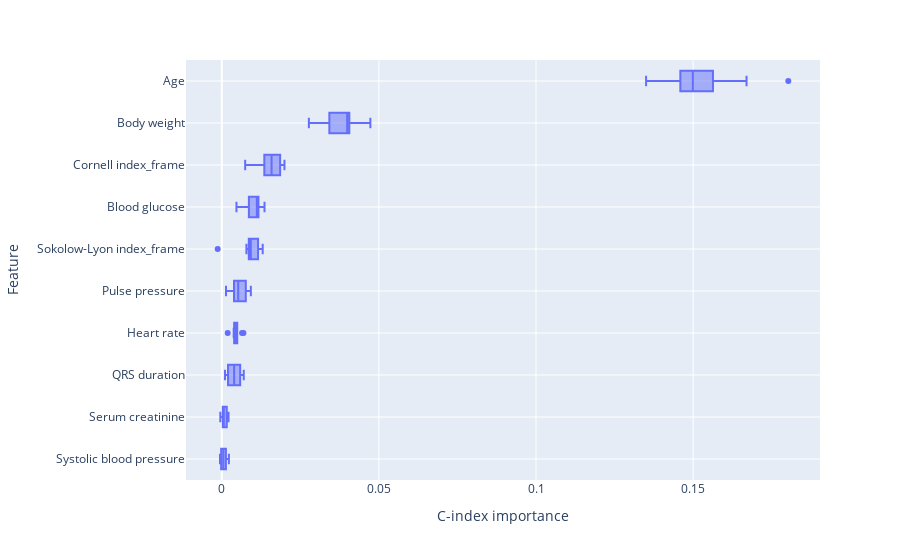

This figure's notebook cell:
### Markdown cell above
## ASCOT → FLEMENGHO (Coxnet)

### Code cell
run, result = search_latest_root_completed_run('optimized_lm', 'coxnet')

fig = run_permutation_importance(
    result[('ASCOT', 'FLEMENGHO')],
    X,
    y,
    metadata,
    train_importance=True,
    n_repeats=10,
    limit=10,
)

### Figure 1 — Plotly figure (JSON) as saved in the notebook; plotly's stock layout.template omitted (floating-point values rounded to 4 significant figures)
{"data": [{"alignmentgroup": "True", "hovertemplate": "value=%{x}<br>variable=%{y}<extra></extra>", "legendgroup": "", "marker": {"color": "#636efa"}, "name": "", "notched": false, "offsetgroup": "", "orientation": "h", "showlegend": false, "type": "box", "x": [0.001316, 0.001745, -0.000194, 0.0007246, 0.0005396, -0.0005708, 0.0004834, -0.0004585, 0.002268, 0.0004647, 0.0004356, 0.002153, 0.001455, 0.000453, 0.0008234, 0.0003298, 0.001931, -0.0004682, -0.0001829, 0.00159, 0.006635, 0.004112, 0.002853, 0.004339, 0.001773, 0.003754, 0.006997, 0.005864, 0.001031, 0.001995, 0.004681, 0.001889, 0.004923, 0.006454, 0.004366, 0.006901, 0.003796, 0.004238, 0.004858, 0.003938, 0.009109, 0.006353, 0.003265, 0.004666, 0.009254, 0.003893, 0.005811, 0.001353, 0.00765, 0.004489, 0.008601, 0.00914, 0.009095, 0.01189, -0.001292, 0.009667, 0.007845, 0.009325, 0.01155, 0.01302, 0.01187, 0.008632, 0.01155, 0.004676, 0.0136, 0.01168, 0.01109, 0.00995, 0.008035, 0.01125, 0.01635, 0.01857, 0.01512, 0.01307, 0.00745, 0.01895, 0.01567, 0.01995, 0.01601, 0.01354, 0.03978, 0.03424, 0.04059, 0.02772, 0.04633, 0.03019, 0.04053, 0.04729, 0.04004, 0.03449, 0.1459, 0.1498, 0.1404, 0.1563, 0.1803, 0.1546, 0.15, 0.135, 0.1495, 0.167], "x0": " ", "xaxis": "x", "y": ["Systolic blood pressure", "Systolic blood pressure", "Systolic blood pressure", "Systolic blood pressure", "Systolic blood pressure", "Systolic blood pressure", "Systolic blood pressure", "Systolic blood pressure", "Systolic blood pressure", "Systolic blood pressure", "Serum creatinine", "Serum creatinine", "Serum creatinine", "Serum creatinine", "Serum creatinine", "Serum creatinine", "Serum creatinine", "Serum creatinine", "Serum creatinine", "Serum creatinine", "QRS duration", "QRS duration", "QRS duration", "QRS duration", "QRS duration", "QRS duration", "QRS duration", "QRS duration", "QRS duration", "QRS duration", "Heart rate", "Heart rate", "Heart rate", "Heart rate", "Heart rate", "Heart rate", "Heart rate", "Heart rate", "Heart rate", "Heart rate", "Pulse pressure", "Pulse pressure", "Pulse pressure", "Pulse pressure", "Pulse pressure", "Pulse pressure", "Pulse pressure", "Pulse pressure", "Pulse pressure", "Pulse pressure", "Sokolow-Lyon index_frame", "Sokolow-Lyon index_frame", "Sokolow-Lyon index_frame", "Sokolow-Lyon index_frame", "Sokolow-Lyon index_frame", "Sokolow-Lyon index_frame", "Sokolow-Lyon index_frame", "Sokolow-Lyon index_frame", "Sokolow-Lyon index_frame", "Sokolow-Lyon index_frame", "Blood glucose", "Blood glucose", "Blood glucose", "Blood glucose", "Blood glucose", "Blood glucose", "Blood glucose", "Blood glucose", "Blood glucose", "Blood glucose", "Cornell index_frame", "Cornell index_frame", "Cornell index_frame", "Cornell index_frame", "Cornell index_frame", "Cornell index_frame", "Cornell index_frame", "Cornell index_frame", "Cornell index_frame", "Cornell index_frame", "Body weight", "Body weight", "Body weight", "Body weight", "Body weight", "Body weight", "Body weight", "Body weight", "Body weight", "Body weight", "Age", "Age", "Age", "Age", "Age", "Age", "Age", "Age", "Age", "Age"], "y0": " ", "yaxis": "y"}], "layout": {"boxmode": "group", "legend": {"tracegroupgap": 0}, "margin": {"t": 60}, "xaxis": {"anchor": "y", "domain": [0, 1], "title": {"text": "C-index importance"}}, "yaxis": {"anchor": "x", "domain": [0, 1], "showgrid": true, "tickmode": "linear", "title": {"text": "Feature"}}}}
